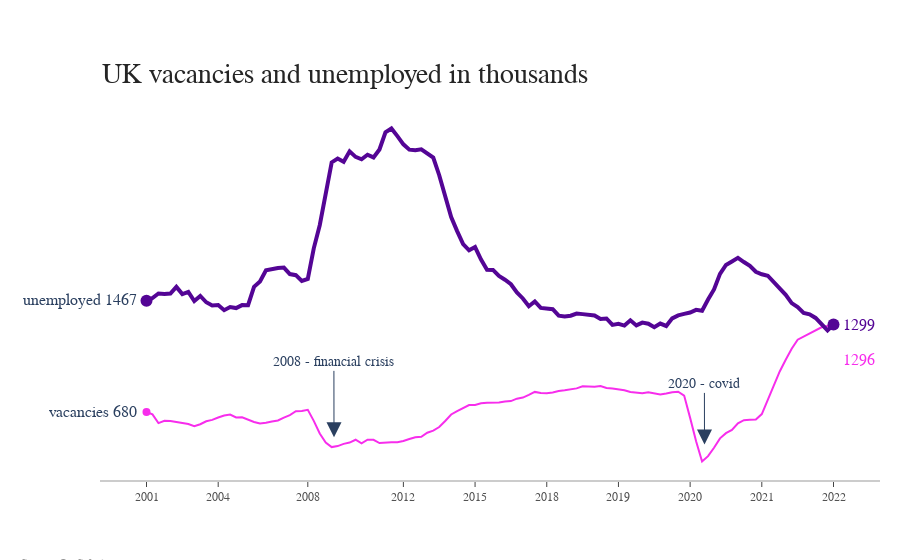

The cell this chart's notebook holds for it:
### Code cell
labels = [
    "vacancies",
    "unemployed",
]
colors = [
    # "rgb(49,130,189)",
    "rgb(247,45,236)",
    "rgb(84,5,149)"
    # "rgb(67,67,67)",
]

mode_size = [8, 12]
line_size = [2, 4]

x_data = pd.concat(
    [df_vac_unem_by_sector.Quarter, df_vac_unem_by_sector.Quarter], axis=1
).values.T

y_data = df_vac_unem_by_sector[["Total_vac", "Total_une"]].values.T

fig = go.Figure()

for i in range(0, 2):
    fig.add_trace(
        go.Scatter(
            x=x_data[i],
            y=y_data[i],
            mode="lines",
            name=labels[i],
            line=dict(color=colors[i], width=line_size[i]),
            connectgaps=True,
        )
    )

    # endpoints
    fig.add_trace(
        go.Scatter(
            x=[x_data[i][0], x_data[i][-1]],
            y=[y_data[i][0], y_data[i][-1]],
            mode="markers",
            marker=dict(color=colors[i], size=mode_size[i]),
        )
    )

fig.update_layout(
    xaxis=dict(
        # type="category",
        showline=True,
        showgrid=False,
        showticklabels=True,
        linecolor="rgb(204, 204, 204)",
        linewidth=2,
        ticks="outside",
        tickangle=0,
        tickfont=dict(
            family="Arial",
            size=12,
            color="rgb(82, 82, 82)",
        ),
    ),
    yaxis=dict(
        showgrid=False,
        zeroline=False,
        showline=False,
        showticklabels=False,
    ),
    autosize=False,
    margin=dict(
        autoexpand=False,
        l=100,
        r=20,
        t=110,
    ),
    showlegend=False,
    plot_bgcolor="white",
)

annotations = []

# Adding labels
for y_trace, label, color in zip(y_data, labels, colors):
    # labeling the left_side of the plot
    annotations.append(
        dict(
            xref="paper",
            x=0.05,
            y=y_trace[0],
            xanchor="right",
            yanchor="middle",
            text=label + " {}".format(y_trace[0]),
            font=dict(family="Arial", size=16),
            showarrow=False,
        )
    )

    if label == "unemployed":
        # labeling the right_side of the plot
        annotations.append(
            dict(
                xref="paper",
                x=0.95,
                y=y_trace[-1],
                xanchor="left",
                yanchor="middle",
                text="{}".format(y_trace[-1]),
                font=dict(family="Arial", size=16, color="rgb(84,5,149)"),
                showarrow=False,
            )
        )
    else:
        # labeling the right_side of the plot
        annotations.append(
            dict(
                xref="paper",
                x=0.95,
                y=y_trace[-1] - 250,
                xanchor="left",
                yanchor="middle",
                text="{}".format(y_trace[-1]),
                font=dict(family="Arial", size=16, color="rgb(247,45,236)"),
                showarrow=False,
            )
        )

# labeling the gaps
annotations.append(
    dict(
        xref="paper",
        x=0.3,
        ax=-0.1,
        y=500,
        ay=-75,
        xanchor="center",
        yanchor="middle",
        text="2008 - financial crisis",
        # textangle=-5,
        font=dict(family="Arial", size=14),
        showarrow=True,
        arrowhead=2,
        arrowsize=3,
        # arrowwidth=2,
    )
)
annotations.append(
    dict(
        xref="paper",
        x=0.775,
        ax=-0.1,
        y=450,
        ay=-60,
        xanchor="center",
        yanchor="middle",
        text="2020 - covid",
        # textangle=5,
        font=dict(family="Arial", size=14),
        showarrow=True,
        arrowhead=2,
        arrowsize=3,
        # arrowwidth=2,
    )
)
# Title
annotations.append(
    dict(
        xref="paper",
        yref="paper",
        x=0.0,
        y=1.05,
        xanchor="left",
        yanchor="bottom",
        text="UK vacancies and unemployed in thousands",
        font=dict(family="Arial", size=28, color="rgb(37,37,37)"),
        showarrow=False,
    )
)
# Source
annotations.append(
    dict(
        xref="paper",
        yref="paper",
        x=0,
        y=-0.25,
        xanchor="center",
        yanchor="bottom",
        text="Source: ONS & data.meets.poetry",
        font=dict(family="Arial", size=12, color="rgb(150,150,150)"),
        showarrow=False,
    )
)

fig.update_layout(
    annotations=annotations,
    xaxis=dict(
        # tickmode = 'linear',
        # tick0=3,
        # dtick=10
        tickmode="array",
        tickvals=[
            "Apr-Jun 2001",
            "Apr-Jun 2004",
            "Jan-Mar 2008",
            "Apr-Jun 2012",
            "Apr-Jun 2015",
            "Feb-Apr 2018",
            "Feb-Apr 2019",
            "Feb-Apr 2020",
            "Feb-Apr 2021",
            "Feb-Apr 2022",
        ],
        ticktext=[
            "2001",
            "2004",
            "2008",
            "2012",
            "2015",
            "2018",
            "2019",
            "2020",
            "2021",
            "2022",
        ],
    ),
)

fig.show()

### Figure 1 — Plotly figure (JSON) as saved in the notebook; plotly's stock layout.template omitted (floating-point values rounded to 4 significant figures)
{"data": [{"connectgaps": true, "line": {"color": "rgb(247,45,236)", "width": 2}, "mode": "lines", "name": "vacancies", "type": "scatter", "x": ["Apr-Jun 2001", "Jul-Sep 2001", "Oct-Dec 2001", "Jan-Mar 2002", "Apr-Jun 2002", "Jul-Sep 2002", "Oct-Dec 2002", "Jan-Mar 2003", "Apr-Jun 2003", "Jul-Sep 2003", "Oct-Dec 2003", "Jan-Mar 2004", "Apr-Jun 2004", "Jul-Sep 2004", "Oct-Dec 2004", "Jan-Mar 2005", "Apr-Jun 2005", "Jul-Sep 2005", "Oct-Dec 2005", "Jan-Mar 2006", "Apr-Jun 2006", "Jul-Sep 2006", "Oct-Dec 2006", "Jan-Mar 2007", "Apr-Jun 2007", "Jul-Sep 2007", "Oct-Dec 2007", "Jan-Mar 2008", "Jul-Sep 2008", "Oct-Dec 2008", "Jan-Mar 2009", "Apr-Jun 2009", "Jul-Sep 2009", "Oct-Dec 2009", "Jan-Mar 2010", "Apr-Jun 2010", "Jul-Sep 2010", "Oct-Dec 2010", "Jan-Mar 2011", "Apr-Jun 2011", "Jul-Sep 2011", "Oct-Dec 2011", "Jan-Mar 2012", "Apr-Jun 2012", "Jul-Sep 2012", "Oct-Dec 2012", "Jan-Mar 2013", "Apr-Jun 2013", "Jul-Sep 2013", "Oct-Dec 2013", "Jan-Mar 2014", "Apr-Jun 2014", "Jul-Sep 2014", "Oct-Dec 2014", "Jan-Mar 2015", "Apr-Jun 2015", "Jul-Sep 2015", "Oct-Dec 2015", "Jan-Mar 2016", "Apr-Jun 2016", "Jul-Sep 2016", "Oct-Dec 2016", "Jan-Mar 2017", "Apr-Jun 2017", "Jul-Sep 2017", "Oct-Dec 2017", "Jan-Mar 2018", "Feb-Apr 2018", "Mar-May 2018", "Apr-Jun 2018", "May-Jul 2018", "Jun-Aug 2018", "Jul-Sep 2018", "Aug-Oct 2018", "Sep-Nov 2018", "Oct-Dec 2018", "Nov-Jan 2019", "Dec-Feb 2019", "Jan-Mar 2019", "Feb-Apr 2019", "Mar-May 2019", "Apr-Jun 2019", "May-Jul 2019", "Jun-Aug 2019", "Jul-Sep 2019", "Aug-Oct 2019", "Sep-Nov 2019", "Oct-Dec 2019", "Nov-Jan 2020", "Dec-Feb 2020", "Jan-Mar 2020", "Feb-Apr 2020", "Mar-May 2020", "Apr-Jun 2020", "May-Jul 2020", "Jun-Aug 2020", "Jul-Sep 2020", "Aug-Oct 2020", "Sep-Nov 2020", "Oct-Dec 2020", "Nov-Jan 2021", "Dec-Feb 2021", "Jan-Mar 2021", "Feb-Apr 2021", "Mar-May 2021", "Apr-Jun 2021", "May-Jul 2021", "Jun-Aug 2021", "Jul-Sep 2021", "Aug-Oct 2021", "Sep-Nov 2021", "Oct-Dec 2021", "Nov-Jan 2022", "Dec-Feb 2022", "Jan-Mar 2022", "Feb-Apr 2022"], "y": [680, 663, 601, 617, 616, 610, 603, 594, 579, 593, 614, 624, 641, 655, 662, 641, 642, 623, 609, 599, 603, 613, 620, 640, 658, 685, 687, 695, 617, 527, 463, 431, 438, 454, 463, 483, 457, 483, 483, 460, 465, 465, 466, 474, 488, 501, 504, 533, 548, 573, 616, 662, 686, 708, 729, 730, 742, 746, 746, 747, 754, 757, 774, 782, 801, 822, 815, 812, 818, 829, 834, 839, 847, 862, 858, 858, 863, 850, 846, 839, 834, 821, 818, 812, 820, 810, 803, 811, 820, 823, 796, 638, 472, 329, 367, 426, 493, 530, 553, 599, 622, 624, 626, 665, 765, 869, 967, 1050, 1128, 1192, 1214, 1238, 1261, 1280, 1289, 1296]}, {"marker": {"color": "rgb(247,45,236)", "size": 8}, "mode": "markers", "type": "scatter", "x": ["Apr-Jun 2001", "Feb-Apr 2022"], "y": [680, 1296]}, {"connectgaps": true, "line": {"color": "rgb(84,5,149)", "width": 4}, "mode": "lines", "name": "unemployed", "type": "scatter", "x": ["Apr-Jun 2001", "Jul-Sep 2001", "Oct-Dec 2001", "Jan-Mar 2002", "Apr-Jun 2002", "Jul-Sep 2002", "Oct-Dec 2002", "Jan-Mar 2003", "Apr-Jun 2003", "Jul-Sep 2003", "Oct-Dec 2003", "Jan-Mar 2004", "Apr-Jun 2004", "Jul-Sep 2004", "Oct-Dec 2004", "Jan-Mar 2005", "Apr-Jun 2005", "Jul-Sep 2005", "Oct-Dec 2005", "Jan-Mar 2006", "Apr-Jun 2006", "Jul-Sep 2006", "Oct-Dec 2006", "Jan-Mar 2007", "Apr-Jun 2007", "Jul-Sep 2007", "Oct-Dec 2007", "Jan-Mar 2008", "Jul-Sep 2008", "Oct-Dec 2008", "Jan-Mar 2009", "Apr-Jun 2009", "Jul-Sep 2009", "Oct-Dec 2009", "Jan-Mar 2010", "Apr-Jun 2010", "Jul-Sep 2010", "Oct-Dec 2010", "Jan-Mar 2011", "Apr-Jun 2011", "Jul-Sep 2011", "Oct-Dec 2011", "Jan-Mar 2012", "Apr-Jun 2012", "Jul-Sep 2012", "Oct-Dec 2012", "Jan-Mar 2013", "Apr-Jun 2013", "Jul-Sep 2013", "Oct-Dec 2013", "Jan-Mar 2014", "Apr-Jun 2014", "Jul-Sep 2014", "Oct-Dec 2014", "Jan-Mar 2015", "Apr-Jun 2015", "Jul-Sep 2015", "Oct-Dec 2015", "Jan-Mar 2016", "Apr-Jun 2016", "Jul-Sep 2016", "Oct-Dec 2016", "Jan-Mar 2017", "Apr-Jun 2017", "Jul-Sep 2017", "Oct-Dec 2017", "Jan-Mar 2018", "Feb-Apr 2018", "Mar-May 2018", "Apr-Jun 2018", "May-Jul 2018", "Jun-Aug 2018", "Jul-Sep 2018", "Aug-Oct 2018", "Sep-Nov 2018", "Oct-Dec 2018", "Nov-Jan 2019", "Dec-Feb 2019", "Jan-Mar 2019", "Feb-Apr 2019", "Mar-May 2019", "Apr-Jun 2019", "May-Jul 2019", "Jun-Aug 2019", "Jul-Sep 2019", "Aug-Oct 2019", "Sep-Nov 2019", "Oct-Dec 2019", "Nov-Jan 2020", "Dec-Feb 2020", "Jan-Mar 2020", "Feb-Apr 2020", "Mar-May 2020", "Apr-Jun 2020", "May-Jul 2020", "Jun-Aug 2020", "Jul-Sep 2020", "Aug-Oct 2020", "Sep-Nov 2020", "Oct-Dec 2020", "Nov-Jan 2021", "Dec-Feb 2021", "Jan-Mar 2021", "Feb-Apr 2021", "Mar-May 2021", "Apr-Jun 2021", "May-Jul 2021", "Jun-Aug 2021", "Jul-Sep 2021", "Aug-Oct 2021", "Sep-Nov 2021", "Oct-Dec 2021", "Nov-Jan 2022", "Dec-Feb 2022", "Jan-Mar 2022", "Feb-Apr 2022"], "y": [1467, 1487, 1519, 1515, 1519, 1566, 1515, 1530, 1466, 1502, 1457, 1434, 1437, 1401, 1423, 1416, 1437, 1436, 1566, 1604, 1684, 1693, 1700, 1703, 1657, 1649, 1608, 1622, 1839, 2003, 2234, 2448, 2475, 2452, 2526, 2487, 2470, 2502, 2483, 2539, 2661, 2688, 2634, 2576, 2538, 2534, 2540, 2514, 2482, 2357, 2211, 2060, 1961, 1869, 1825, 1848, 1760, 1687, 1686, 1643, 1617, 1585, 1527, 1484, 1429, 1463, 1417, 1416, 1408, 1362, 1357, 1362, 1377, 1373, 1369, 1363, 1338, 1342, 1297, 1304, 1292, 1329, 1293, 1313, 1305, 1280, 1306, 1289, 1343, 1364, 1375, 1384, 1403, 1397, 1476, 1548, 1658, 1721, 1746, 1772, 1742, 1715, 1673, 1655, 1645, 1599, 1556, 1510, 1451, 1423, 1382, 1372, 1346, 1297, 1258, 1299]}, {"marker": {"color": "rgb(84,5,149)", "size": 12}, "mode": "markers", "type": "scatter", "x": ["Apr-Jun 2001", "Feb-Apr 2022"], "y": [1467, 1299]}], "layout": {"annotations": [{"font": {"family": "Arial", "size": 16}, "showarrow": false, "text": "vacancies 680", "x": 0.05, "xanchor": "right", "xref": "paper", "y": 680, "yanchor": "middle"}, {"font": {"color": "rgb(247,45,236)", "family": "Arial", "size": 16}, "showarrow": false, "text": "1296", "x": 0.95, "xanchor": "left", "xref": "paper", "y": 1046, "yanchor": "middle"}, {"font": {"family": "Arial", "size": 16}, "showarrow": false, "text": "unemployed 1467", "x": 0.05, "xanchor": "right", "xref": "paper", "y": 1467, "yanchor": "middle"}, {"font": {"color": "rgb(84,5,149)", "family": "Arial", "size": 16}, "showarrow": false, "text": "1299", "x": 0.95, "xanchor": "left", "xref": "paper", "y": 1299, "yanchor": "middle"}, {"arrowhead": 2, "arrowsize": 3, "ax": -0.1, "ay": -75, "font": {"family": "Arial", "size": 14}, "showarrow": true, "text": "2008 - financial crisis", "x": 0.3, "xanchor": "center", "xref": "paper", "y": 500, "yanchor": "middle"}, {"arrowhead": 2, "arrowsize": 3, "ax": -0.1, "ay": -60, "font": {"family": "Arial", "size": 14}, "showarrow": true, "text": "2020 - covid", "x": 0.775, "xanchor": "center", "xref": "paper", "y": 450, "yanchor": "middle"}, {"font": {"color": "rgb(37,37,37)", "family": "Arial", "size": 28}, "showarrow": false, "text": "UK vacancies and unemployed in thousands", "x": 0, "xanchor": "left", "xref": "paper", "y": 1.05, "yanchor": "bottom", "yref": "paper"}, {"font": {"color": "rgb(150,150,150)", "family": "Arial", "size": 12}, "showarrow": false, "text": "Source: ONS & data.meets.poetry", "x": 0, "xanchor": "center", "xref": "paper", "y": -0.25, "yanchor": "bottom", "yref": "paper"}], "autosize": false, "margin": {"autoexpand": false, "l": 100, "r": 20, "t": 110}, "plot_bgcolor": "white", "showlegend": false, "xaxis": {"linecolor": "rgb(204, 204, 204)", "linewidth": 2, "showgrid": false, "showline": true, "showticklabels": true, "tickangle": 0, "tickfont": {"color": "rgb(82, 82, 82)", "family": "Arial", "size": 12}, "tickmode": "array", "ticks": "outside", "ticktext": ["2001", "2004", "2008", "2012", "2015", "2018", "2019", "2020", "2021", "2022"], "tickvals": ["Apr-Jun 2001", "Apr-Jun 2004", "Jan-Mar 2008", "Apr-Jun 2012", "Apr-Jun 2015", "Feb-Apr 2018", "Feb-Apr 2019", "Feb-Apr 2020", "Feb-Apr 2021", "Feb-Apr 2022"]}, "yaxis": {"showgrid": false, "showline": false, "showticklabels": false, "zeroline": false}}}
